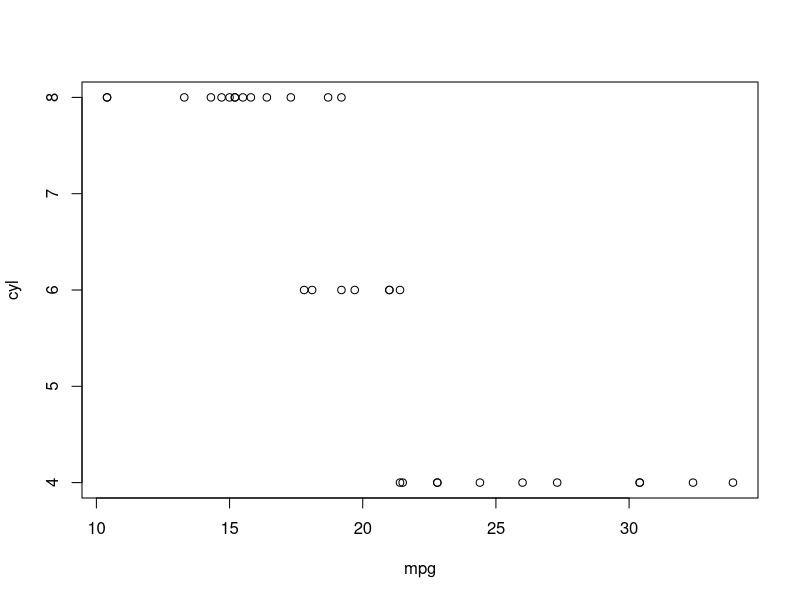

Here is the R script that generated this plot:
## ---- chunk 1
knitr::opts_chunk$set(
  cache = FALSE, cache.lazy = FALSE, autodep = TRUE, warning = FALSE, 
  message = FALSE, echo = TRUE, dpi = 180,
  fig.width = 8, fig.height = 5, echo = TRUE
  )
## ---- chunk 2
#importing libraries
library(tidyverse)
## ---- chunk 3
plot(mtcars[,1:2])
